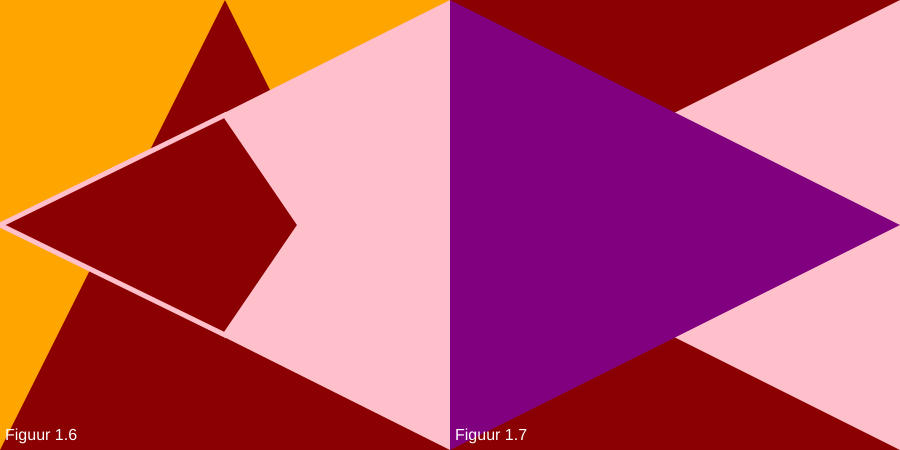
Frame 1 (no input)
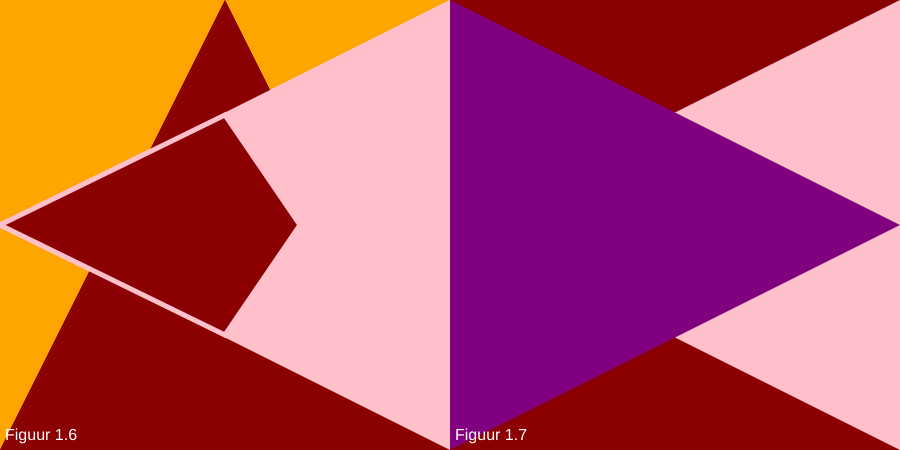
Frame 2 (the mouse pressed at the canvas centre, redrawn once)

The p5.js sketch that drew these frames (run headless with seeded random() and noise() and a simulated clock; the mouse was pressed at the canvas centre and the sketch redrawn once):

// p5.js sketch
// ── sketch.js
function setup() {
    createCanvas(900, 450);
    background("orange");
    noLoop();
}

function draw() {
    noStroke();
    fill("darkred");
    /* 10. Het zijn respectievelijk de (x,y) coördinaten van de punten van de driehoek. Dus triangle(x1,y1,x2,y2,x3,y3); */
    triangle(225, 0, 0, 450, 450, 450);

    fill("pink");
    triangle(450, 450, 0, 225, 450, 0);

    // Hier maak ik figuur 1.7 na
    fill("darkred");
    rect(450, 0, 450, 450);

    fill("pink");
    triangle(900, 0, 450, 225, 900, 450);

    fill("purple");
    triangle(450, 0, 900, 225, 450, 450);

    // Figuur tekst tekenen
    fill("white");
    textSize(16);
    text("Figuur 1.7", 455, 440);

    fill("white");
    textSize(16);
    text("Figuur 1.6", 5, 440);

    // 13. Een vertex is de hoekpunt van een vorm
    //     CLOSE zorgt ervoor dat de vorm aan elkaar gemaakt wordt

    strokeWeight(5);
    stroke("pink");
    fill("darkred");
    beginShape();
    vertex(225, 115);
    vertex(300, 225);
    vertex(225, 335);
    vertex(0, 225);
    endShape(CLOSE);
}
